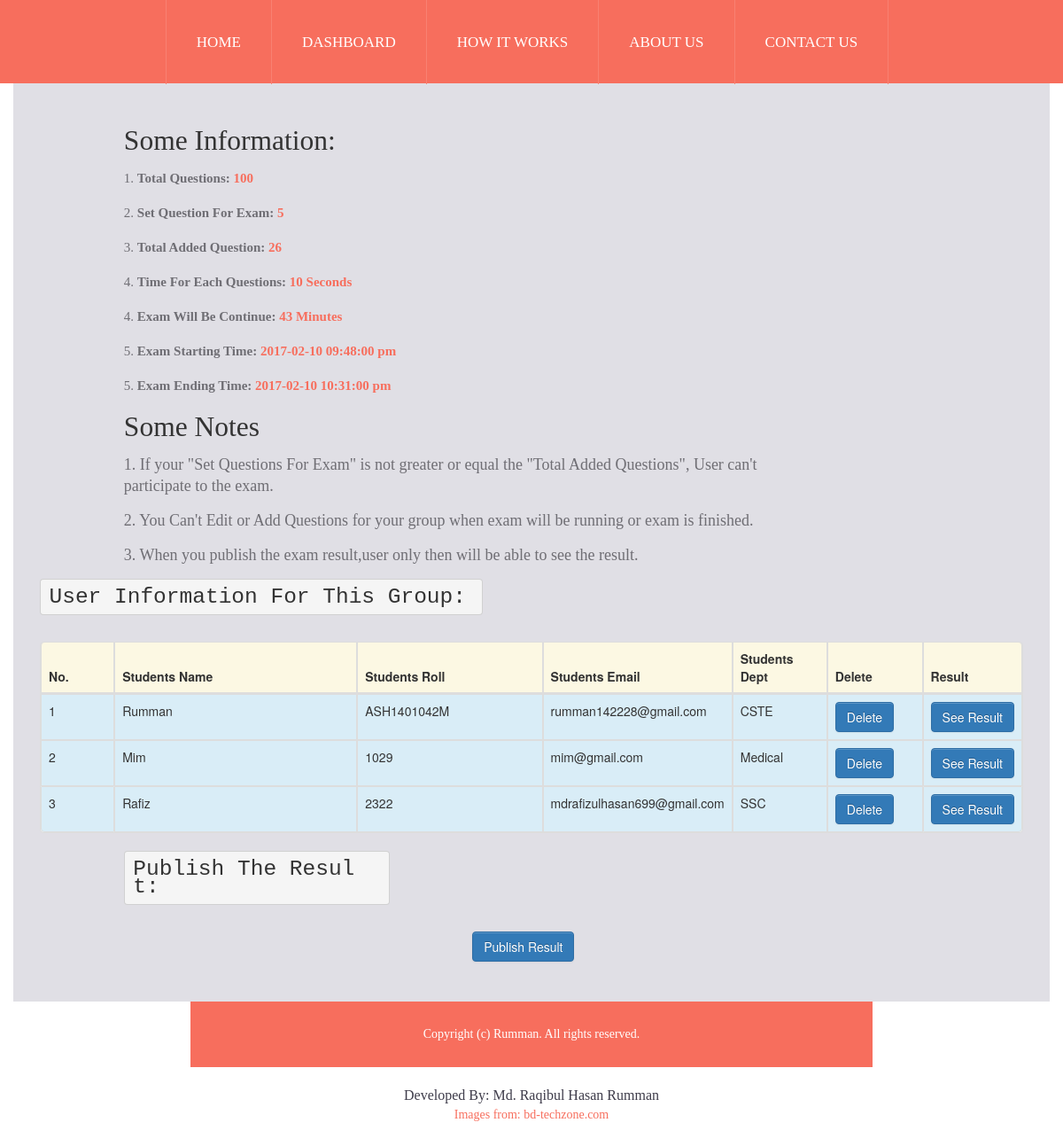
Screenshot of /viewgroup.php?vgid=19 (signed in) with the database file from the repository.
### tables this page shows
CREATE TABLE `examgroups` (
  `id` int(11) NOT NULL,
  `groupName` varchar(255) NOT NULL,
  `examName` varchar(255) NOT NULL,
  `totalQuestion` int(11) NOT NULL,
  `totalExamShowQues` int(11) NOT NULL,
  `examRunningTime` int(11) NOT NULL,
  `eachQuestionTime` int(11) NOT NULL,
  `startingTime` datetime NOT NULL,
  `admin_id` int(11) NOT NULL,
  `admin_code` varchar(255) NOT NULL,
  `groupToken` varchar(255) NOT NULL
);

CREATE TABLE `usersforexamgroups` (
  `id` int(11) NOT NULL,
  `instructor_id` varchar(255) NOT NULL,
  `name` varchar(255) NOT NULL,
  `roll` varchar(255) NOT NULL,
  `email` varchar(255) NOT NULL,
  `department` varchar(255) NOT NULL,
  `group_token` varchar(255) NOT NULL,
  `group_id` int(11) DEFAULT NULL,
  `student_id` int(11) NOT NULL
);

### lib/Session.php (called while the page is built, shortened)
<?php
  class Session{
     public static function get($key){
          if (isset($_SESSION[$key])) {
           return $_SESSION[$key];
          } else {
           return false;
          }
     }
  }
?>

### lib/Database.php (called while the page is built, shortened)
<?php
Class Database{
	public $host   = DB_HOST;
	public $user   = DB_USER;
	public $pass   = DB_PASS;
	public $dbname = DB_NAME;
	public $link;
	private function connectDB(){
	$this->link = new mysqli($this->host, $this->user, $this->pass, $this->dbname);
   }
   public function select($query,$type,$arr,$column)
	{
		$stmt = $this->link->prepare($query) or die($this->link->error.__LINE__);
        if(empty($column)){
        	if(empty($type) || empty($arr)){
        		$stmt->execute();
        		$stmt = $stmt->get_result();
        	}else{
        	 call_user_func_array(array($stmt, 'bind_param'), array_merge($type, $arr));
        	 $stmt->execute();
        	 $stmt = $stmt->get_result();
        	}
        }
		if($stmt->num_rows>0){
			return $stmt;
		}
		else{
			return false;
		}
	 }
 }
?>

### classes/Group.php (called while the page is built, shortened)
<?php
  $filepath = realpath(dirname(__FILE__));
  include_once ($filepath."/../lib/Database.php");
  include_once ($filepath."/../helpers/format.php");
?>
<?php
   class Group
  {
	  	private $db;
	  	private $fm;
	  	function __construct()
	  	{
	  		$this->db = new Database();
	  		$this->fm = new Format();
	  	}
      public function getGroupDetailsById($vgid,$aid){
          $vgid = $this->fm->validation($vgid);
          $aid = $this->fm->validation($aid);
          $vgid = mysqli_real_escape_string($this->db->link,$vgid);
          $aid = mysqli_real_escape_string($this->db->link,$aid);
          $query = "SELECT * from examgroups where id=? AND admin_id=?";
          $result = $this->db->select($query,array('ii'),array(&$vgid,&$aid),array());
          if($result)
            return $result;
          else
            return false;
      }
  }

### helpers/format.php (called while the page is built, shortened)
<?php
class Format
{
	public function validation($data)
	{
		$data = trim($data);
		$data = stripcslashes($data);
		$data = htmlspecialchars($data);
		$data = strip_tags($data);
		return $data;
	}
}
?>

### classes/Question.php (called while the page is built, shortened)
<?php
  $filepath = realpath(dirname(__FILE__));
  include_once ($filepath."/../lib/Database.php");
?>
<?php
   class Question
  {
	  	private $db;
	  	function __construct()
	  	{
	  		$this->db = new Database();
	  	}
        public function totalsetquestionbygroup($gid){
        	$query = "SELECT * from groupquestions where group_id=?";
           $result = $this->db->select($query,array('i'),array(&$gid),array());
           if($result){
              $row = mysqli_num_rows($result);
              return $row;
           }
           else
            return false;
        }
  }
?>

### classes/User.php (called while the page is built, shortened)
<?php
  $filepath = realpath(dirname(__FILE__));
  include_once ($filepath."/../lib/Database.php");
?>
<?php
   class User
 {
	  	private $db;
	  	function __construct()
	  	{
	  		$this->db = new Database();
	  	}
        public function getalluserforagroupbyid($gid){
           $query = "SELECT * from usersforexamgroups where group_id=?";
          $result = $this->db->select($query,array('i'),array(&$gid),array());
          if($result)
            return $result;
          else
            return false;
        }
 }

### viewgroup.php (the view, shortened to what this page needs)
<?php
include 'lib/Session.php';
include('includes/header1.php');
include('includes/menu.php');
   $aid = Session::get('aid');
?>
<?php
 if(!isset($_GET['vgid']) && $_GET['vgid']==NULL){
     echo "<script>window.location='admindashboard.php'</script>";
  }else{
     $vgid = $_GET['vgid'];
  }
     $nt = new DateTime('now', new DateTimeZone('Asia/Dhaka'));
     $st =  $nt->format('Y-m-d H:i:s');
  $groupdetails = $gp->getGroupDetailsById($vgid,$aid);
  if($groupdetails){
  	 $value = $groupdetails->fetch_assoc();
     $tgtq = $value['totalExamShowQues'];
     $totalsetqs = $qs->totalsetquestionbygroup($vgid);
     $totalext = $value['examRunningTime'];
     $datatime1 = $value['startingTime'];
     $datatime = new DateTime($datatime1, new DateTimeZone('Asia/Dhaka'));
     $dt = new DateTime($datatime1, new DateTimeZone('Asia/Dhaka'));
     $dt1 =  $dt->format('Y-m-d h:i:s a');
     $datatime->add(new DateInterval('P0M0DT0H'.$totalext.'M0S'));
     $newtime =  $datatime->format('Y-m-d h:i:s a');
     $ch="";
     if($st>$newtime){
       $ch="y";
     }
  }
?>
<div class="container bg-light-gray">
 <div class="main-content">
  <div class="featured-content">
   <section>
    <div class="row-fluid">
      <div class="span8 offset1 fn">
        <h2>Some Information: </h2>
        <p style="margin-top: 10px;">1. <strong>Total Questions: </strong><span style="color:#F76E5D;font-weight: bold"><?php echo $value['totalQuestion'];?></span></p>
        <p>2. <strong>Set Question For Exam: </strong><span style="color:#F76E5D;font-weight: bold"><?php echo $value['totalExamShowQues'];?></span></p>
        <p>3. <strong>Total Added Question: </strong><span style="color:#F76E5D;font-weight: bold"><?php if(isset($totalsetqs)) echo $totalsetqs;?></span></p>
        <p>4. <strong>Time For Each Questions: </strong><span style="color:#F76E5D;font-weight: bold"><?php echo $value['eachQuestionTime'];?> Seconds</p></span>
        <p>4. <strong>Exam Will Be Continue: </strong><span style="color:#F76E5D;font-weight: bold"><?php echo $value['examRunningTime'];?> Minutes</p></span>
        <p>5. <strong>Exam Starting Time: </strong><span style="color:#F76E5D;font-weight: bold"><?php echo $dt1;?></p></span>
        <p>5. <strong>Exam Ending Time: </strong><span style="color:#F76E5D;font-weight: bold"><?php echo $newtime;?></p></span>
        <h2>Some Notes</h2>
        <div class = "vgn">
        <p>1. If your "Set Questions For Exam" is not greater or equal the "Total Added Questions", User can't participate to the exam.</p>
        <p>2. You Can't Edit or Add Questions for your group when exam will be running or exam is finished.</p>
        <p>3. When you publish the exam result,user only then will be able to see the result. </p>
        </div>
      </div>
    </div>
    </section>
    <section>
     <div class="row-fluid">
      <div class="span12 ">
        <h3 style="width:500px;"><pre>User Information For This Group:</pre></h3><br>
          <table class="table table-bordered table-striped">
            <thead>
            <tr class="warning">
              <th width="8%">No.</th>
              <th width="27%">Students Name</th>
              <th width="20%">Students Roll</th>
              <th width="15%">Students Email</th>
              <th width="10%">Students Dept</th>
              <th width="10%">Delete</th>
              <th width="10%">Result</th>
            </tr>
            </thead>
            <tbody>
            <?php
            $users = $us->getalluserforagroupbyid($vgid);
            if($users){
              $i=0;
              while ($value=$users->fetch_assoc()) {
               $i++;
               $eachsid = $value['student_id'];
               ?>
            <tr class="info">
              <td><?php echo $i;?></td>
              <td><?php if(isset($value['name'])) echo $value['name'];?></td>
              <td><?php if(isset($value['roll'])) echo $value['roll'];?></td>
              <td><?php if(isset($value['email'])) echo $value['email'];?></td>
              <td><?php if(isset($value['department'])) echo $value['department'];?></td>
              <td><a href="deleteuserfmgp.php?urgid=<?php echo $eachsid; ?>"><button class="btn btn-primary">Delete</button></a></td>
              <td><a href="adminresultsheet.php?resid=<?php echo $eachsid;?>&regpid=<?php echo $vgid;?>&tgtq=<?php echo $tgtq;?>"><button class="btn btn-primary">See Result</button></a></td>
            </tr>
            <?php } } ?>
            </tbody>
          </table>
       </div>
      </div>
    </section>
    <section>
     <div class="row-fluid">
      <div class="span10 offset1 ">
        <h3 style="width: 300px;"><pre>Publish The Result:</pre></h3><br>
         <?php
            if($ch==""){
              echo "<button class='btn btn-primary offset5'>Wait For Finishing Exam</button>";
            }else{ ?>
              <a href="publishresult.php?pgid=<?php echo $vgid; ?>"><button class='btn btn-primary offset5'>Publish Result</button></a>
           <?php }
         ?>
       </div>
      </div>
    </section>
  </div>
 </div>
</div>
<?php
include('includes/footer.php');
?>

### includes/header1.php (shortened to what this page needs)
<?php
include 'lib/Database.php';
include 'classes/Group.php';
include 'classes/Question.php';
include 'classes/User.php';
$gp = new Group();
$qs = new Question();
$us = new User();
?>
<!DOCTYPE html>
 <html class="no-js">
    <head>
        <link rel="stylesheet" href="css/bootstrap.css">
        <link rel="stylesheet" href="css/bootstrap-responsive.css">
        <link rel="stylesheet" href="css/custom-styles.css">
        <link rel="stylesheet" href="css/component.css">
        <link rel="stylesheet" href="css/font-awesome.css">
        <link rel="stylesheet" href="css/font-awesome-ie7.css">
        <link href="http://maxcdn.bootstrapcdn.com/font-awesome/4.1.0/css/font-awesome.min.css" rel="stylesheet">
        <link rel="stylesheet" href="css/bootstrap.min1.css">
        <link rel="stylesheet" href="css/style.css">
    </head>
    <body>

### includes/menu.php (shortened to what this page needs)
 <div class="menu">
    <div class="navbar">
        <div class="nav-collapse collapse">
            <ul class="nav">
          <?php
           $path = $_SERVER['SCRIPT_NAME'];
           $currenttitle = basename($path,'.php');
          ?>
              <li class="<?php if($currenttitle=='index') echo 'active';?> border-left"><a href="index.php">Home</a></li>
                <?php
          if(Session::get('admin') == true){ ?>
             <li class="<?php if($currenttitle=='admindashboard') echo 'active';?>"><a href="admindashboard.php">Dashboard</a></li>
        <?php   }
          else if(Session::get('user') == true){  ?>
             <li class="<?php if($currenttitle=='userdashboard') echo 'active';?>"><a href="userdashboard.php">Dashboard</a></li>
         <?php }
        ?>
                <li class="<?php if($currenttitle=='howitworks') echo 'active';?>"><a href="howitworks.php">How It Works</a></li>
                <li class="<?php if($currenttitle=='about') echo 'active';?>"><a href="about.php">About Us</a></li>
                <li class="<?php if($currenttitle=='contact') echo 'active';?>"><a href="contact.php">Contact Us</a></li>
            </ul>
        </div>
    </div>
</div>

### includes/footer.php (shortened to what this page needs)
 <div class="site-footer">
        <div class="container">
        <div class="row-fluid">
            <div class="span8 offset2">
        <div class="copy-rights">
            Copyright (c) Rumman. All rights reserved.
        </div>
        </div>
        </div>
        </div>
        <div class="site-content">
        <p class="last">Developed By: <a href="#">Md. Raqibul Hasan Rumman</a></p>
            Images from: <a href="http://www.wallcoo.net">bd-techzone.com</a>
        </div>
</div>
</body>

### css/custom-styles.css (style rules this page uses)
body { font-family: 'open_sansregular';background: #cfced3; font-size: 14px; }
h1, h2, h3, h4, h5, h6 { margin:0; font-weight: normal; }
h2 { font-family: 'fjalla_oneregular'; }
a { transition:all 1s; }
p { color: #6f6e74; font-size: 14px; line-height: 24px; padding-bottom: 15px;margin: 0; font-family: 'latoregular'; }
.last { padding-bottom: 0; }
.bg-light-gray { background: #e0dfe5; }
.border-left { border-left: 1px solid #f88172; }
.menu { background: #f76e5d; text-align: center; }
.menu .navbar { display: inline-block; margin-bottom: 0; height: 90px; }
.menu .navbar .nav > li { border-right: 1px solid #f88172; transition: all 1s; }
.menu .navbar .nav > li > a { color: #fff; padding: 34px; font-size: 17px; line-height: 27px; text-transform: uppercase; text-shadow: none; font-family: 'fjalla_oneregular'; }
.main-content { padding: 0 30px; }
.featured-content { padding: 45px 0; }
.site-footer { text-align: center;font-family: 'latoregular'; color: #f76e5d; }
.site-content { padding-top: 20px; margin-bottom: 40px; }
.site-content a { color: #f76e5d; }
.site-content p { color: #3e3c4a; font-size: 16px; }
.site-content p a { color: #3e3c4a; }
.copy-rights { padding: 25px 0; background: #f76e5d; color: #fff; line-height: 24px; }

### css/component.css (style rules this page uses)
*, *:after, *::before { -webkit-box-sizing: border-box; -moz-box-sizing: border-box; box-sizing: border-box; }
body { font-family: 'Raleway', sans-serif; }

### css/style.css (style rules this page uses)
.fn p { font-size:15px; }
.vgn { margin-top: 10px; }
.vgn p { font-size:18px; }

### rows the page displays
examgroups: totalQuestion "100", totalExamShowQues "5", eachQuestionTime "10", examRunningTime "43", startingTime "2017-02-10 09:48:00 pm", startingTime "2017-02-10 10:31:00 pm"
usersforexamgroups: name "Rumman", roll "ASH1401042M", email "rumman142228@gmail.com", department "CSTE"
usersforexamgroups: name "Mim", roll "1029", email "mim@gmail.com", department "Medical"
usersforexamgroups: name "Rafiz", roll "2322", email "mdrafizulhasan699@gmail.com", department "SSC"

### other values shown
$totalsetqs "26"
